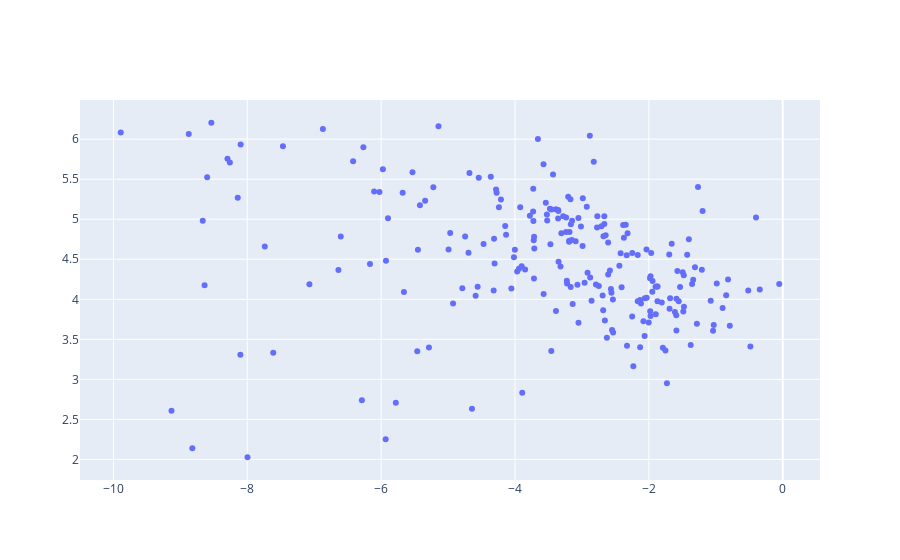

Source (notebook cell):
### Code cell
fig = go.Figure(data=go.Scatter(x=df_naics['log_density'],
                                y=df_naics['log_median_dwell'],
                                mode='markers',
                                text=df_naics['node.safegraph_core.sub_category'])) # hover text goes here

fig.show()

### Figure 1 — Plotly figure (JSON) as saved in the notebook; plotly's stock layout.template omitted (floating-point values rounded to 4 significant figures; data arrays with more than 128 entries replaced by an {"elided": "..."} marker saying what was removed)
{"data": [{"mode": "markers", "text": {"elided": "227 str values"}, "type": "scatter", "x": {"elided": "227 float values"}, "y": {"elided": "227 float values"}}], "layout": {}}
